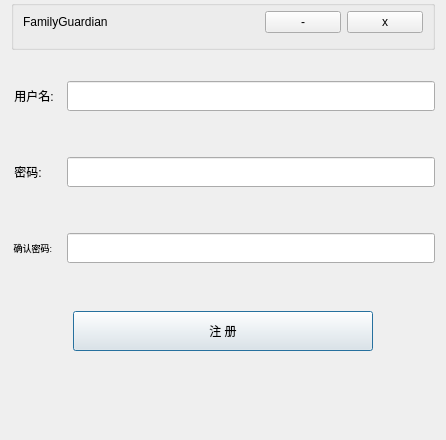
<?xml version="1.0" encoding="UTF-8"?>
<ui version="4.0">
 <class>Dialog</class>
 <widget class="QDialog" name="Dialog">
  <property name="geometry">
   <rect>
    <x>0</x>
    <y>0</y>
    <width>446</width>
    <height>440</height>
   </rect>
  </property>
  <property name="sizePolicy">
   <sizepolicy hsizetype="Fixed" vsizetype="Fixed">
    <horstretch>0</horstretch>
    <verstretch>0</verstretch>
   </sizepolicy>
  </property>
  <property name="windowTitle">
   <string>Dialog</string>
  </property>
  <layout class="QVBoxLayout" name="verticalLayout">
   <property name="topMargin">
    <number>0</number>
   </property>
   <item>
    <widget class="QGroupBox" name="groupBox">
     <property name="sizePolicy">
      <sizepolicy hsizetype="Fixed" vsizetype="Fixed">
       <horstretch>0</horstretch>
       <verstretch>0</verstretch>
      </sizepolicy>
     </property>
     <property name="minimumSize">
      <size>
       <width>360</width>
       <height>50</height>
      </size>
     </property>
     <property name="title">
      <string/>
     </property>
     <layout class="QHBoxLayout" name="horizontalLayout_4">
      <property name="topMargin">
       <number>0</number>
      </property>
      <item>
       <widget class="QLabel" name="appNameLabel">
        <property name="sizePolicy">
         <sizepolicy hsizetype="Fixed" vsizetype="Preferred">
          <horstretch>0</horstretch>
          <verstretch>0</verstretch>
         </sizepolicy>
        </property>
        <property name="minimumSize">
         <size>
          <width>100</width>
          <height>0</height>
         </size>
        </property>
        <property name="text">
         <string>FamilyGuardian</string>
        </property>
       </widget>
      </item>
      <item>
       <spacer name="horizontalSpacer">
        <property name="orientation">
         <enum>Qt::Horizontal</enum>
        </property>
        <property name="sizeType">
         <enum>QSizePolicy::Expanding</enum>
        </property>
        <property name="sizeHint" stdset="0">
         <size>
          <width>140</width>
          <height>20</height>
         </size>
        </property>
       </spacer>
      </item>
      <item>
       <widget class="QPushButton" name="regisMiniButton">
        <property name="minimumSize">
         <size>
          <width>50</width>
          <height>0</height>
         </size>
        </property>
        <property name="focusPolicy">
         <enum>Qt::NoFocus</enum>
        </property>
        <property name="text">
         <string>-</string>
        </property>
       </widget>
      </item>
      <item>
       <widget class="QPushButton" name="regisCloseButton">
        <property name="minimumSize">
         <size>
          <width>50</width>
          <height>0</height>
         </size>
        </property>
        <property name="focusPolicy">
         <enum>Qt::NoFocus</enum>
        </property>
        <property name="text">
         <string>x</string>
        </property>
       </widget>
      </item>
     </layout>
    </widget>
   </item>
   <item>
    <spacer name="verticalSpacer_3">
     <property name="orientation">
      <enum>Qt::Vertical</enum>
     </property>
     <property name="sizeType">
      <enum>QSizePolicy::Fixed</enum>
     </property>
     <property name="sizeHint" stdset="0">
      <size>
       <width>20</width>
       <height>15</height>
      </size>
     </property>
    </spacer>
   </item>
   <item>
    <layout class="QHBoxLayout" name="horizontalLayout">
     <property name="sizeConstraint">
      <enum>QLayout::SetDefaultConstraint</enum>
     </property>
     <item>
      <widget class="QLabel" name="userNameLabel">
       <property name="sizePolicy">
        <sizepolicy hsizetype="Fixed" vsizetype="Fixed">
         <horstretch>0</horstretch>
         <verstretch>0</verstretch>
        </sizepolicy>
       </property>
       <property name="minimumSize">
        <size>
         <width>50</width>
         <height>50</height>
        </size>
       </property>
       <property name="maximumSize">
        <size>
         <width>50</width>
         <height>50</height>
        </size>
       </property>
       <property name="autoFillBackground">
        <bool>true</bool>
       </property>
       <property name="text">
        <string> 用户名:</string>
       </property>
      </widget>
     </item>
     <item>
      <widget class="QLineEdit" name="userNameEdit">
       <property name="minimumSize">
        <size>
         <width>0</width>
         <height>30</height>
        </size>
       </property>
      </widget>
     </item>
    </layout>
   </item>
   <item>
    <spacer name="verticalSpacer_2">
     <property name="orientation">
      <enum>Qt::Vertical</enum>
     </property>
     <property name="sizeType">
      <enum>QSizePolicy::Fixed</enum>
     </property>
     <property name="sizeHint" stdset="0">
      <size>
       <width>20</width>
       <height>20</height>
      </size>
     </property>
    </spacer>
   </item>
   <item>
    <layout class="QHBoxLayout" name="horizontalLayout_2">
     <property name="sizeConstraint">
      <enum>QLayout::SetDefaultConstraint</enum>
     </property>
     <item>
      <widget class="QLabel" name="passwordLabel">
       <property name="sizePolicy">
        <sizepolicy hsizetype="Fixed" vsizetype="Fixed">
         <horstretch>0</horstretch>
         <verstretch>0</verstretch>
        </sizepolicy>
       </property>
       <property name="minimumSize">
        <size>
         <width>50</width>
         <height>50</height>
        </size>
       </property>
       <property name="maximumSize">
        <size>
         <width>50</width>
         <height>50</height>
        </size>
       </property>
       <property name="text">
        <string> 密码:</string>
       </property>
      </widget>
     </item>
     <item>
      <widget class="QLineEdit" name="passwordEdit">
       <property name="sizePolicy">
        <sizepolicy hsizetype="Expanding" vsizetype="Fixed">
         <horstretch>0</horstretch>
         <verstretch>0</verstretch>
        </sizepolicy>
       </property>
       <property name="minimumSize">
        <size>
         <width>0</width>
         <height>30</height>
        </size>
       </property>
      </widget>
     </item>
    </layout>
   </item>
   <item>
    <spacer name="verticalSpacer_5">
     <property name="orientation">
      <enum>Qt::Vertical</enum>
     </property>
     <property name="sizeType">
      <enum>QSizePolicy::Fixed</enum>
     </property>
     <property name="sizeHint" stdset="0">
      <size>
       <width>20</width>
       <height>20</height>
      </size>
     </property>
    </spacer>
   </item>
   <item>
    <layout class="QHBoxLayout" name="horizontalLayout_3">
     <property name="sizeConstraint">
      <enum>QLayout::SetDefaultConstraint</enum>
     </property>
     <item>
      <widget class="QLabel" name="passwordConfirmLabel">
       <property name="sizePolicy">
        <sizepolicy hsizetype="Fixed" vsizetype="Fixed">
         <horstretch>0</horstretch>
         <verstretch>0</verstretch>
        </sizepolicy>
       </property>
       <property name="minimumSize">
        <size>
         <width>50</width>
         <height>50</height>
        </size>
       </property>
       <property name="maximumSize">
        <size>
         <width>50</width>
         <height>50</height>
        </size>
       </property>
       <property name="font">
        <font>
         <pointsize>7</pointsize>
        </font>
       </property>
       <property name="lineWidth">
        <number>1</number>
       </property>
       <property name="text">
        <string> 确认密码:</string>
       </property>
       <property name="textFormat">
        <enum>Qt::AutoText</enum>
       </property>
      </widget>
     </item>
     <item>
      <widget class="QLineEdit" name="passwordConfirmEdit">
       <property name="sizePolicy">
        <sizepolicy hsizetype="Expanding" vsizetype="Fixed">
         <horstretch>0</horstretch>
         <verstretch>0</verstretch>
        </sizepolicy>
       </property>
       <property name="minimumSize">
        <size>
         <width>0</width>
         <height>30</height>
        </size>
       </property>
      </widget>
     </item>
    </layout>
   </item>
   <item>
    <spacer name="verticalSpacer">
     <property name="orientation">
      <enum>Qt::Vertical</enum>
     </property>
     <property name="sizeType">
      <enum>QSizePolicy::Fixed</enum>
     </property>
     <property name="sizeHint" stdset="0">
      <size>
       <width>20</width>
       <height>32</height>
      </size>
     </property>
    </spacer>
   </item>
   <item alignment="Qt::AlignHCenter">
    <widget class="QPushButton" name="registerButton">
     <property name="enabled">
      <bool>true</bool>
     </property>
     <property name="sizePolicy">
      <sizepolicy hsizetype="Fixed" vsizetype="Fixed">
       <horstretch>0</horstretch>
       <verstretch>0</verstretch>
      </sizepolicy>
     </property>
     <property name="minimumSize">
      <size>
       <width>300</width>
       <height>40</height>
      </size>
     </property>
     <property name="maximumSize">
      <size>
       <width>300</width>
       <height>40</height>
      </size>
     </property>
     <property name="layoutDirection">
      <enum>Qt::LeftToRight</enum>
     </property>
     <property name="text">
      <string>注 册</string>
     </property>
    </widget>
   </item>
   <item>
    <spacer name="verticalSpacer_4">
     <property name="orientation">
      <enum>Qt::Vertical</enum>
     </property>
     <property name="sizeType">
      <enum>QSizePolicy::Expanding</enum>
     </property>
     <property name="sizeHint" stdset="0">
      <size>
       <width>20</width>
       <height>29</height>
      </size>
     </property>
    </spacer>
   </item>
  </layout>
 </widget>
 <resources/>
 <connections/>
</ui>
